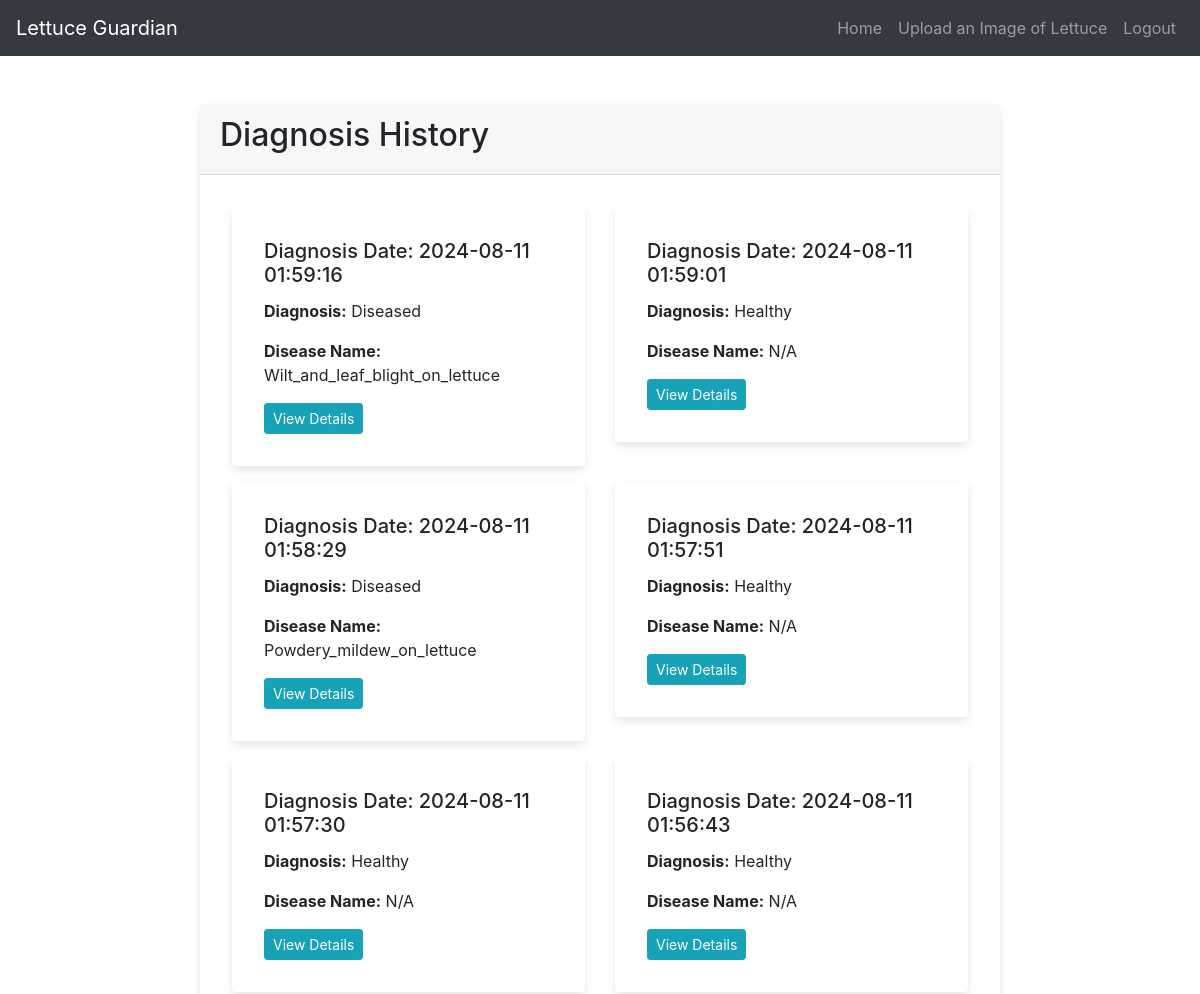
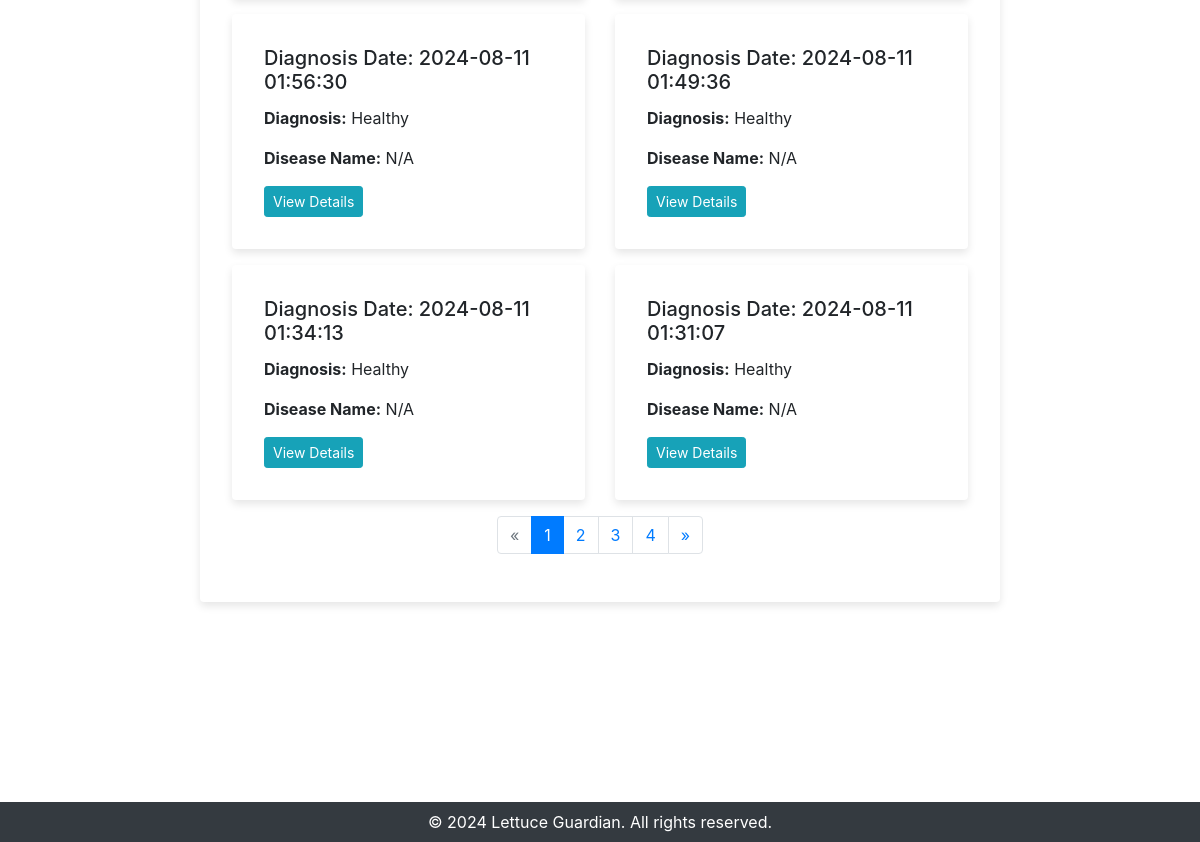
Screenshot of /history (signed in) with the database file from the repository (2 pictures, top to bottom).
### app/models.py (models this page shows, shortened)
class Diagnosis(db.Model):
    __tablename__ = 'diagnoses'
    id = db.Column(db.Integer, primary_key=True)
    image_id = db.Column(db.Integer, db.ForeignKey('images.id'), nullable=False)  # Foreign key to images
    disease_info_id = db.Column(db.Integer, db.ForeignKey('disease_info.id'))
    diagnosis = db.Column(db.String(100), nullable=False)
    confidence_score = db.Column(db.Float, nullable=False)
    diagnosis_date = db.Column(db.DateTime, default=datetime.utcnow)
    user_id = db.Column(db.Integer, db.ForeignKey('users.id'))
    disease_info = db.relationship('DiseaseInfo', backref='diagnoses')
    user = db.relationship('User', backref='diagnoses')

class DiseaseInfo(db.Model):
    __tablename__ = 'disease_info'
    id = db.Column(db.Integer, primary_key=True)
    name = db.Column(db.String(100), nullable=False)
    description = db.Column(db.Text, nullable=False)
    causes = db.Column(db.Text, nullable=False)
    recommendation_text = db.Column(db.Text, nullable=True)

### app/main/routes.py (the view)
@main.route("/history")
@login_required
def history():
    per_page = 10
    page = request.args.get('page', 1, type=int)
    diagnoses_query = Diagnosis.query.filter_by(user_id=current_user.id).order_by(Diagnosis.diagnosis_date.desc())
    diagnoses = diagnoses_query.paginate(page=page, per_page=per_page, error_out=False)
    return render_template('history.html', diagnoses=diagnoses)

### app/models.py (called while the page is built)
@login_manager.user_loader
def load_user(user_id):
    return User.query.get(int(user_id))

### app/templates/history.html
{% extends "base.html" %}
{% block content %}
<div class="container mt-5">
    <div class="card mx-auto" style="max-width: 800px;">
        <div class="card-header">
            <h2>Diagnosis History</h2>
        </div>
        <div class="card-body">
            {% if diagnoses.items %}
                <div class="row">
                    {% for diagnosis in diagnoses.items %}
                        <div class="col-md-6 mb-3">
                            <div class="card">
                                <div class="card-body">
                                    <h5 class="card-title">Diagnosis Date: {{ diagnosis.diagnosis_date.strftime('%Y-%m-%d %H:%M:%S') }}</h5>
                                    <p class="card-text"><strong>Diagnosis:</strong> {{ diagnosis.diagnosis }}</p>
                                    <p class="card-text"><strong>Disease Name:</strong> {{ diagnosis.disease_info.name if diagnosis.disease_info else 'N/A' }}</p>
                                    <a href="{{ url_for('main.view_diagnosis', diagnosis_id=diagnosis.id) }}" class="btn btn-info btn-sm">View Details</a>
                                </div>
                            </div>
                        </div>
                    {% endfor %}
                </div>
                <nav aria-label="Page navigation">
                    <ul class="pagination justify-content-center">
                        {% if diagnoses.has_prev %}
                            <li class="page-item">
                                <a class="page-link" href="{{ url_for('main.history', page=diagnoses.prev_num) }}" aria-label="Previous">
                                    <span aria-hidden="true">&laquo;</span>
                                </a>
                            </li>
                        {% else %}
                            <li class="page-item disabled">
                                <span class="page-link">&laquo;</span>
                            </li>
                        {% endif %}
                        {% for page_num in range(1, diagnoses.pages + 1) %}
                            <li class="page-item {% if page_num == diagnoses.page %}active{% endif %}">
                                <a class="page-link" href="{{ url_for('main.history', page=page_num) }}">{{ page_num }}</a>
                            </li>
                        {% endfor %}
                        {% if diagnoses.has_next %}
                            <li class="page-item">
                                <a class="page-link" href="{{ url_for('main.history', page=diagnoses.next_num) }}" aria-label="Next">
                                    <span aria-hidden="true">&raquo;</span>
                                </a>
                            </li>
                        {% else %}
                            <li class="page-item disabled">
                                <span class="page-link">&raquo;</span>
                            </li>
                        {% endif %}
                    </ul>
                </nav>
            {% else %}
                <p>No diagnosis history available.</p>
            {% endif %}
        </div>
    </div>
</div>
{% endblock %}
{% block footer %}
<footer class="footer myfootreset">
    <div class="container text-center">
        <p class="mb-0">© 2024 Lettuce Guardian. All rights reserved.</p>
    </div>
</footer>
{% endblock footer %}

### app/templates/base.html (shortened to what this page needs)
<!DOCTYPE html>
<html lang="en">
<head>
    <link rel="stylesheet" href="https://stackpath.bootstrapcdn.com/bootstrap/4.5.2/css/bootstrap.min.css"
>
    <link rel="stylesheet" href="{{ url_for('static', filename='css/style.css') }}">
</head>
<body>
    <nav class="navbar navbar-expand-lg navbar-dark bg-dark">
        <a class="navbar-brand" href="{{ url_for('main.index') }}">Lettuce Guardian</a>
        <div class="collapse navbar-collapse" id="navbarNav">
            <ul class="navbar-nav ml-auto">
                <li class="nav-item">
                    {% if request.endpoint != 'main.index' %}
                        <a class="nav-link" href="{{ url_for('main.index') }}">Home</a>
                    {% endif %}
                </li>
                {% if current_user.is_authenticated %}
                    <li class="nav-item">
                        {% if request.endpoint != 'main.upload_image' %}
                            <a class="nav-link" href="{{ url_for('main.upload_image') }}">Upload an Image of Lettuce</a>
                        {% endif %}
                    </li>
                    <li class="nav-item">
                        <a class="nav-link" href="{{ url_for('auth.logout') }}">Logout</a>
                    </li>
                {% endif %}
            </ul>
        </div>
    </nav>
    <div>
        {% block content %}{% endblock %}
    </div>
    {% block footer %}{% endblock footer %}
<link rel="stylesheet" href="https://code.jquery.com/ui/1.13.2/themes/base/jquery-ui.css">
</body>
</html>

### app/static/css/style.css (style rules this page uses)
.hero-section, .features, .how-it-works, .resources, .call-to-action, footer { margin: 0; padding: 0; width: 100%; }
.card { border: none; box-shadow: 0 4px 8px rgba(0, 0, 0, 0.1); transition: transform 0.3s ease-in-out; }
.footer { min-height: 30px; background-color: #343a40; color: white; display: flex; align-items: center; justify-content: center; text-align: center; height: 40px; }
.myfootreset { margin-top: 200px; }
.card-body { padding: 2rem; }
.container { max-width: 90%; margin: 0 auto; }

### rows the page displays
Diagnosis: diagnosis_date "2024-08-11 01:59:16", diagnosis "Diseased", disease_info "Wilt_and_leaf_blight_on_lettuce"
Diagnosis: diagnosis_date "2024-08-11 01:59:01", diagnosis "Healthy", disease_info "N/A"
Diagnosis: diagnosis_date "2024-08-11 01:58:29", diagnosis "Diseased", disease_info "Powdery_mildew_on_lettuce"
Diagnosis: diagnosis_date "2024-08-11 01:57:51", diagnosis "Healthy", disease_info "N/A"
Diagnosis: diagnosis_date "2024-08-11 01:57:30", diagnosis "Healthy", disease_info "N/A"
Diagnosis: diagnosis_date "2024-08-11 01:56:43", diagnosis "Healthy", disease_info "N/A"
Diagnosis: diagnosis_date "2024-08-11 01:56:30", diagnosis "Healthy", disease_info "N/A"
Diagnosis: diagnosis_date "2024-08-11 01:49:36", diagnosis "Healthy", disease_info "N/A"
Diagnosis: diagnosis_date "2024-08-11 01:34:13", diagnosis "Healthy", disease_info "N/A"
Diagnosis: diagnosis_date "2024-08-11 01:31:07", diagnosis "Healthy", disease_info "N/A"

### other values shown
{{ page_num }} "1" "2" "3" "4"
